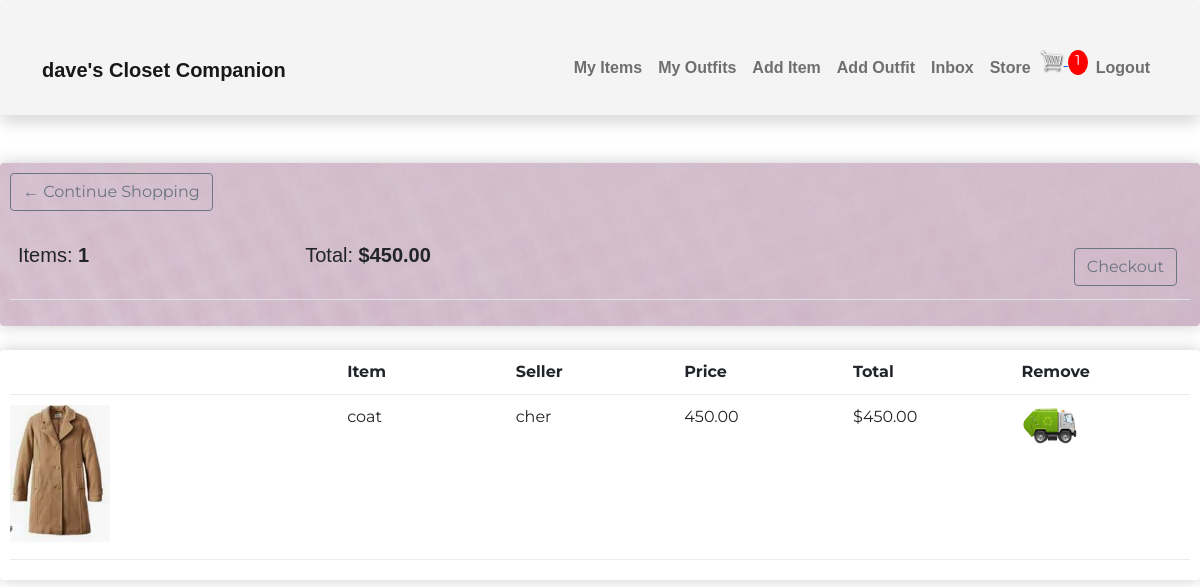
The app's page /store/cart/ (signed in) with its own data.
### user/models.py (models this page shows)
class Profile(models.Model):
    user = models.OneToOneField(
        User, on_delete=models.CASCADE, null=True, blank=True)
    name = models.CharField(max_length=200, blank=True, null=True)
    email = models.EmailField(max_length=500, blank=True, null=True)
    username = models.CharField(max_length=200, blank=True, null=True)
    created = models.DateTimeField(auto_now_add=True)
    id = models.UUIDField(default=uuid.uuid4, unique=True,
                          primary_key=True, editable=False)
    def __str__(self):
        return str(self.username)

### store/models.py (models this page shows, shortened)
class Order(models.Model):
    customer = models.ForeignKey(Profile, on_delete=models.CASCADE, null=True, blank=True)
    date_ordered = models.DateTimeField(auto_now_add=True)
    complete = models.BooleanField(default=False)
    transaction_id = models.CharField(max_length=100, null=True)
    @property
    def get_cart_total(self):
        orderitems = self.orderitem_set.all()
        total = sum([item.get_total for item in orderitems])
        return total
    @property
    def get_cart_items(self):
        orderitems = self.orderitem_set.all()
        total = sum([item.quantity for item in orderitems])
        return total

class OrderItem(models.Model):
    item = models.ForeignKey(Item, on_delete = models.SET_NULL, null=True)
    order = models.ForeignKey(Order, on_delete=models.SET_NULL, null=True)
    quantity = models.IntegerField(default=0, null=True, blank=True)
    date_added = models.DateTimeField(auto_now_add=True)
    @property
    def get_total(self):
        total = self.item.price * self.quantity
        return total

### wardrobe/models.py (models this page shows, shortened)
class Item(models.Model):
    top = 'top'
    bottom = 'bottom'
    dress = 'dress'
    shoe = 'shoe'
    outerwear = 'outerwear'
    handbag = 'handbag'
    other = 'other'
    item_type = [
        (top, 'top'),
        (bottom, 'bottom'),
        (dress, 'dress'),
        (shoe, 'shoe'),
        (outerwear, 'outerwear'),
        (handbag, 'handbag'),
        (other, 'other'),
    ]
    owner = models.ForeignKey(Profile, null=True, blank=True, on_delete=models.CASCADE)
    name = models.CharField(max_length=100)
    description = models.TextField(max_length=300, blank=True, null=True)
    type = models.CharField(max_length=100, choices = item_type, default=shoe)
    image = ResizedImageField(size=[961, 1140], blank=True, null=True, upload_to="images", default="images/itemdefault.jpg")
    url = models.URLField(max_length=200, blank=True, null=True)
    sell = models.BooleanField(default=False)
    price = models.DecimalField(max_digits=7, decimal_places=2, blank=True, null=True)
    tags = models.ManyToManyField('Tag', blank=True)
    created = models.DateTimeField(auto_now_add=True)
    id = models.UUIDField(default=uuid.uuid4, unique=True, primary_key=True, editable=False)
    @property
    def imageURL(self):
        try:
            url = self.image.url
        except:
            url = ''
        return url

### store/views.py (the view)
# urls.py: path('cart/', views.cart, name="cart"),
@login_required(login_url="login")
def cart(request):
    data = cartData(request)
    cartItems = data['cartItems']
    order = data['order']
    orderItems = data['orderItems']
    context = {'orderItems': orderItems, 'order': order, 'cartItems': cartItems}
    return render(request, 'store/cart.html', context)

### store/utils.py (called while the page is built)
def cartData(request):
	if request.user.is_authenticated:
		customer = request.user.profile
		order, created = Order.objects.get_or_create(customer=customer, complete=False)
		orderItems = order.orderitem_set.all()
		cartItems = order.get_cart_items
	else:
		return redirect('login')
	return {'cartItems': cartItems ,'order': order, 'orderItems': orderItems}

### store/templates/store/cart.html (shortened to what this page needs)
{% extends 'main.html' %}
{% load static %}
{% block content %}
<div class="row">
    <div class="col-lg-12">
        <div class="box-element texture">
            <a href="{% url 'store' %}" class="btn btn-outline-secondary">&#x2190; Continue Shopping</a>
            <br>
            <br>
            <table class="table">
                <tr>
                    <th><h5>Items: <strong>{{order.get_cart_items}}</strong></h5></th>
                    <th><h5>Total: <strong>${{order.get_cart_total|floatformat:2}}</strong></h5></th>
                    <th>
                        <a style="float:right; margin: 5px" class="btn btn-outline-secondary" href="{% url 'checkout' %}">Checkout</a>
                    </th>
                </tr>
            </table>
        </div>
        <br>
        <div class="box-element">
            <div class="cart-row">
                <div style="flex:2"></div>
                <div style="flex:1"><strong>Item</strong></div>
                <div style="flex:1"><strong>Seller</strong></div>
                <div style="flex:1"><strong>Price</strong></div>
                <div style="flex:1"><strong>Total</strong></div>
                <div style="flex:1"><strong>Remove</strong></div>
            </div>
            {% for orderItem in orderItems %}
            <div class="cart-row">
                <div style="flex:2"><img class="row-image" src="{{orderItem.item.imageURL}}"></div>
                <div class="stretch" style="flex:1">{{orderItem.item.name}}</div>
                <div style="flex:1">{{orderItem.item.owner}}</div>
                <div style="flex:1">{{orderItem.item.price|floatformat:2}}</div>
                <div style="flex:1">${{orderItem.get_total}}</div>
                <div style="flex:1">
                    <div class="quantity">
                        <img data-product="{{orderItem.item.id}}" data-action = "remove" src="{% static 'images/truck.png' %}" class="chg-quantity update-cart">
                    </div>
                </div>
            </div>
            {% endfor %}
        </div>
    </div>
</div>
{% endblock %}

### templates/navbar.html (shortened to what this page needs)
{% load static %}
<nav class="navbar navbar-expand-lg navbar-light pt-5 pb-4 shadow p-3 mb-5 rounded nav-background">
    <div class="container-lg">
        <a class="navbar-brand" href="/">
        {% if request.user.is_authenticated %}
        <span class="nav-text fw-bold">
            {{request.user.profile.username}}'s Closet Companion
        </span>
        </a>
        {% else %}
        <a class="navbar-brand" href="/">
        <span class="nav-text fw-bold">
            Closet Companion
        </span>
        </a>
        {% endif %}
        <div class="collapse navbar-collapse justify-content-end align-center" id="main-nav">
        {% if request.user.is_authenticated %}
        <ul class="navbar-nav">
            <li class="nav-item">
            <a class="nav-link nav-text fw-bold" href="{% url 'items' %}">My Items</a></span>
            </li>
            <li class="nav-item">
            <a class="nav-link nav-text fw-bold" href="{% url 'outfits' %}">My Outfits</a></span>
            </li>
            <li class="nav-item d-none d-md-inline">
            <a class="nav-link nav-text fw-bold" href="{% url 'create-item' %}">Add Item</a>
            </li>
            <li class="nav-item d-none d-md-inline">
            <a class="nav-link nav-text fw-bold" href="{% url 'create-outfit' %}">Add Outfit</a>
            </li>
            <li class="nav-item">
            <a class="nav-link nav-text fw-bold" href="{% url 'inbox' %}">Inbox</a>
            </li>
            <li class="nav-item d-none d-md-inline">
            <a class="nav-link nav-text fw-bold" href="{% url 'store' %}">Store</a>
            </li>
            <div>
                <a href="{% url 'cart' %}">
                <img class="menu-icon" width="30px" id='cart-icon' src="{% static 'images/cart.png' %}" alt="">
                </a>
                {% if cartItems %}
                <p id="cart-total">{{cartItems}}</p>
                {% else %}
                <p></p>
                {% endif %}
            </div>
            <li class="nav-item">
            <a class="nav-link nav-text fw-bold" href="{% url 'logout' %}">Logout</a>
            </li>
        </ul>
        {% endif %}
        </div>
    </div>
</nav>

### static/css/wardrobe.css (style rules this page uses)
body { background-color: #fff; font-family: 'Montserrat', sans-serif; }
.texture { background-image: url('/static/images/texture1.png'); background-repeat: no-repeat; background-size: cover; }
.box-element { box-shadow: hsl(0, 0%, 80%) 0 0 16px; border-radius: 4px; padding: 10px; }
h1, h2, h3, h4, h5, h6 { font-family: 'Manrope', sans-serif; }
.nav-background { background-color: #f2f2f2cb; }
.nav-text { font-family: 'Manrope', sans-serif; }
.menu-icon { display: inline-block; }
#cart-icon { width: 25px; display: inline-block; align-items: center; }
.cart-row { display: flex; align-items: flex-stretch; padding-bottom: 10px; margin-bottom: 10px; border-bottom: 1px solid #ececec; }
#cart-total { display: inline-block; text-align: center; background-color: red; color: #fff; border-radius: 50%; font-size: 14px; width: 20px; height: 25px; }
.row-image { width: 100px; }
.quantity { display: inline-block; font-weight: 700; padding-right: 10px; }
.chg-quantity { width: 60px; cursor: pointer; display: block; transition: 0.1s; }

### records on screen
Order: get_cart_items "1", get_cart_total "450.00"
OrderItem: item.imageURL (picture), item.name "coat", item.owner "cher", item.price "450.00", get_total "450.00"

### other values on screen
{{ request.user.profile.username }} "dave"
{{ cartItems }} "1"
